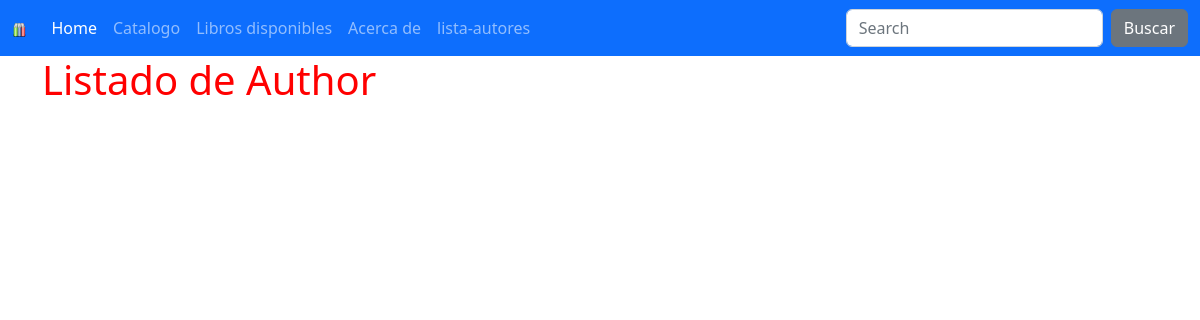
Before: /catalogo/autores/ with the older database file.
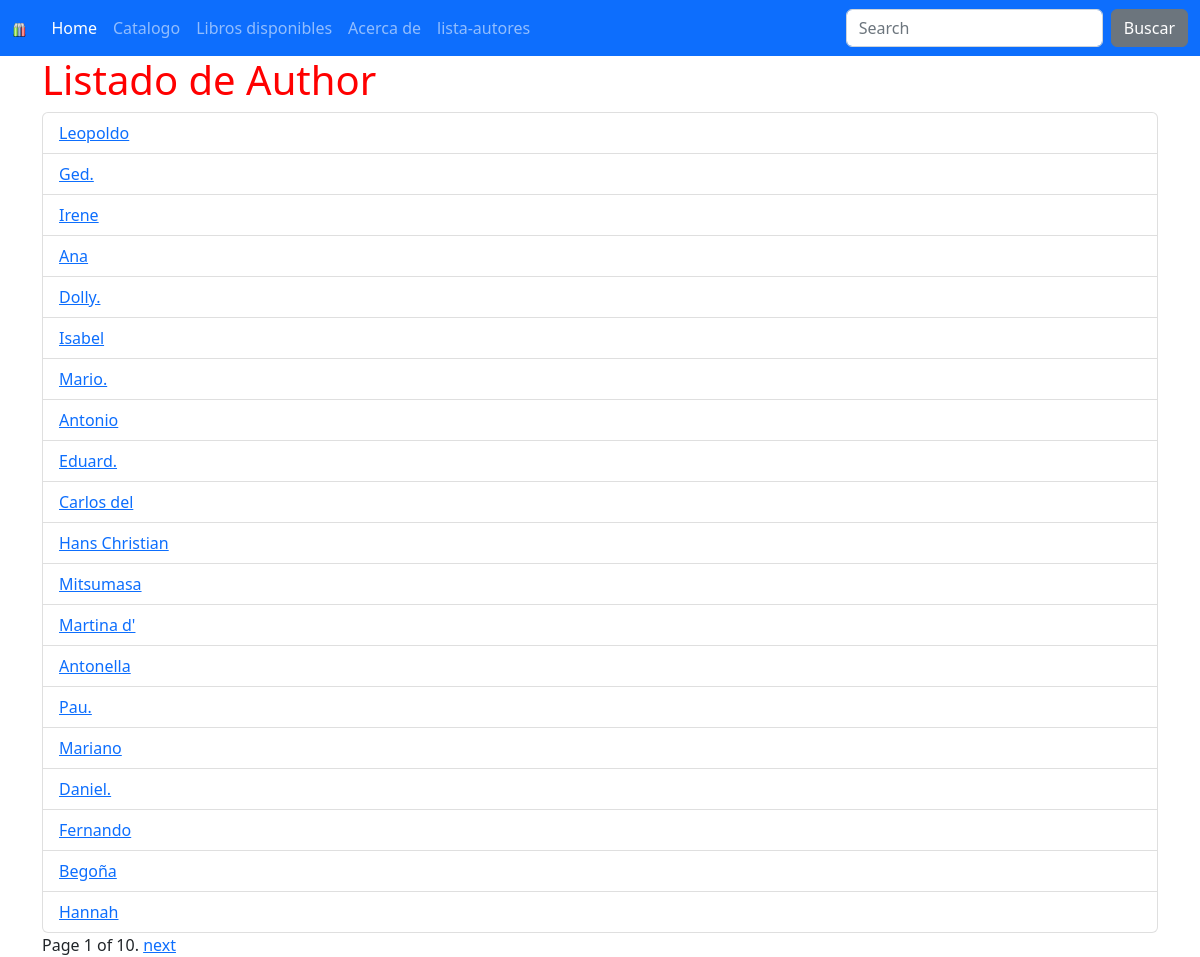
After: the same page with the newer database file.
### catalog/models.py (models this page shows, shortened)
class Author(models.Model):
    first_name = models.CharField(max_length=100)
    last_name = models.CharField(max_length=100)
    date_of_birth = models.DateField(null=True, blank=True)
    date_of_death = models.DateField('Died', null=True, blank=True)
    class Meta:
        ordering = ['last_name', 'first_name']

### catalog/views.py (the view)
# urls.py: path('autores/', AuthorListView.as_view(), name='lista-autores'),
class AuthorListView(ListView):
    model = Author
    paginate_by = 20

### catalog/templates/catalog/author_list.html (shortened to what this page needs)
{% extends 'base.html' %}
{% block content %}
    <h1>Listado de Author</h1>
    <ul class="list-group">
    {% for l in author_list %}
<li class="list-group-item"><a href="{% url 'detalle-autor' l.id  %}">{{ l.first_name}}</a></li>
    {% endfor %}
</ul>
    {% if is_paginated %}
        <div class="pagination">
            <span class="page-links">
                <span class="page-current">
                    Page {{ page_obj.number }} of {{ page_obj.paginator.num_pages }}.
                </span>
                {% if page_obj.has_next %}
                    <a href="{{ request.path }}?page={{ page_obj.next_page_number }}">next</a>
                {% endif %}
            </span>
        </div>
    {% endif %}
{% endblock %}

Changed rows visible on the page:
added Author: first_name "Leopoldo"
added Author: first_name "Ged."
added Author: first_name "Irene"
added Author: first_name "Ana"
added Author: first_name "Dolly."
added Author: first_name "Isabel"
added Author: first_name "Mario."
added Author: first_name "Antonio"
added Author: first_name "Eduard."
added Author: first_name "Carlos del"
added Author: first_name "Hans Christian"
added Author: first_name "Mitsumasa"
added Author: first_name "Martina d'"
added Author: first_name "Antonella"
added Author: first_name "Pau."
added Author: first_name "Mariano"
added Author: first_name "Daniel."
added Author: first_name "Fernando"
added Author: first_name "Begoña"
added Author: first_name "Hannah"
Other visible differences:
{{ page_obj.number }}: (not shown) → "1"
{{ page_obj.paginator.num_pages }}: (not shown) → "10"
text now shown: "Page of . next"
